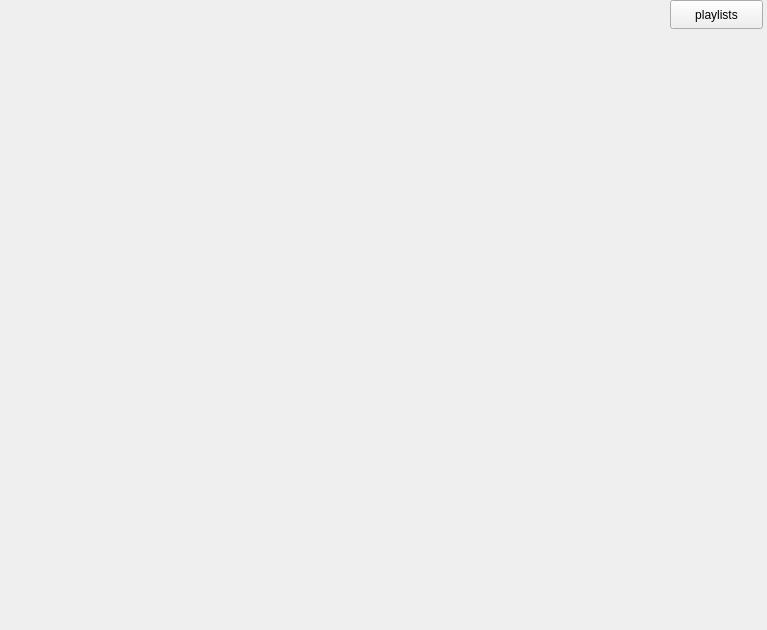
<?xml version="1.0" encoding="UTF-8"?>
<ui version="4.0">
 <class>MainWindow</class>
 <widget class="QMainWindow" name="MainWindow">
  <property name="geometry">
   <rect>
    <x>0</x>
    <y>0</y>
    <width>767</width>
    <height>630</height>
   </rect>
  </property>
  <property name="windowTitle">
   <string>MainWindow</string>
  </property>
  <widget class="QWidget" name="centralwidget">
   <widget class="QPushButton" name="pushButton">
    <property name="geometry">
     <rect>
      <x>670</x>
      <y>0</y>
      <width>93</width>
      <height>29</height>
     </rect>
    </property>
    <property name="text">
     <string>playlists</string>
    </property>
   </widget>
  </widget>
  <widget class="QMenuBar" name="menubar">
   <property name="geometry">
    <rect>
     <x>0</x>
     <y>0</y>
     <width>767</width>
     <height>26</height>
    </rect>
   </property>
  </widget>
 </widget>
 <resources/>
 <connections/>
</ui>
